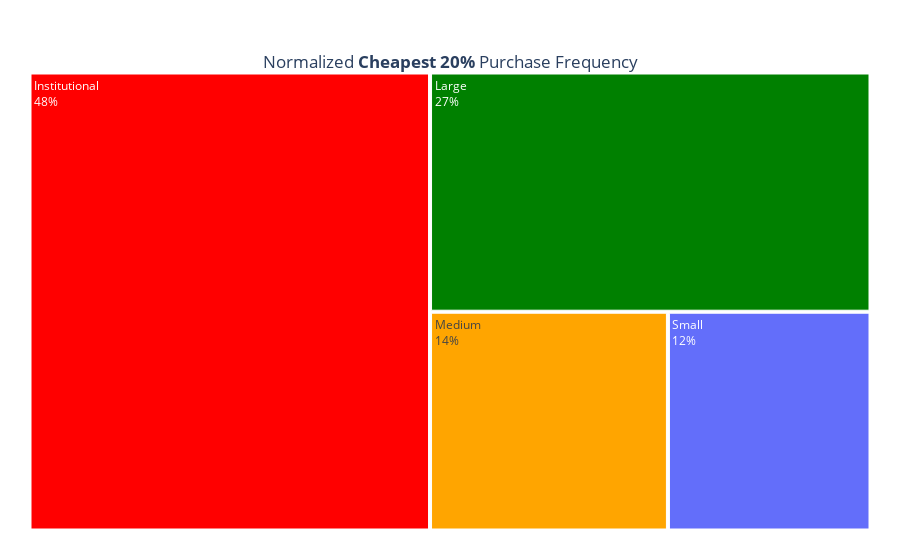
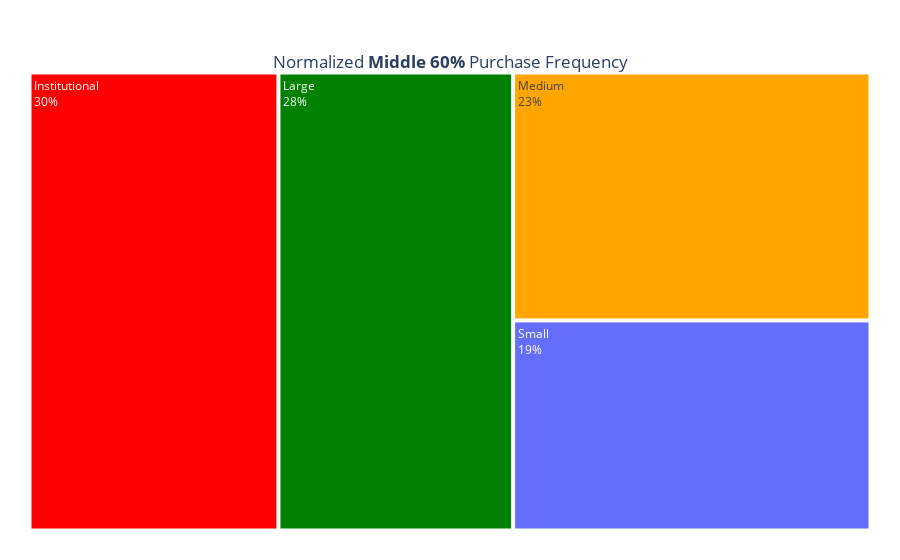
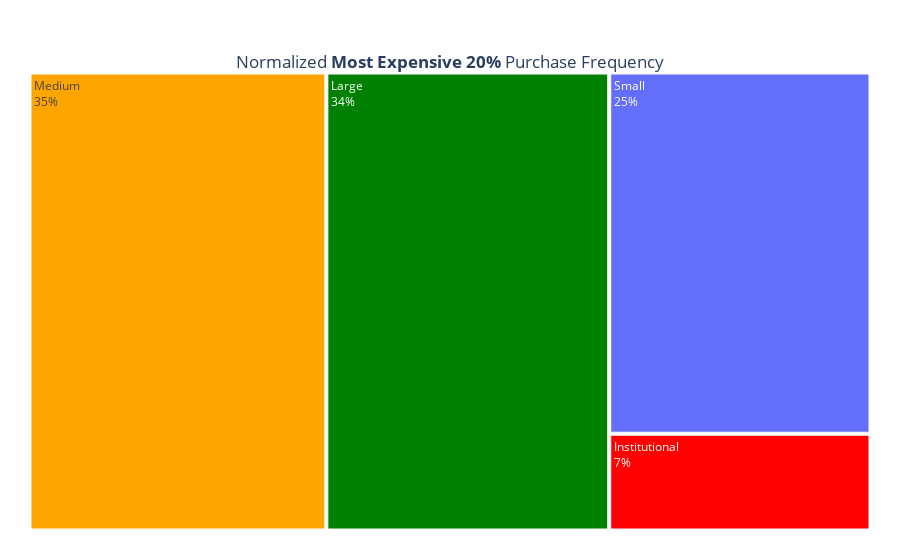

These figures' notebook cell, in order:
### Code cell
# INV CHOOSE - tree maps
import pandas as pd
import plotly.graph_objects as go

# Filter to include only relevant investor types
df = df[df['investor_type_purchase'].isin(['Small', 'Medium', 'Large', 'Institutional'])]

# Total investor activities across the dataset
total_activities = df['investor_type_purchase'].value_counts(normalize=True)

# Calculate price percentiles to segment data
percentiles = df['price'].quantile([0.2, 0.8])

# Define segments based on price percentiles
segments = {
    'Cheapest 20%': df[df['price'] <= percentiles[0.2]],
    'Middle 60%': df[(df['price'] > percentiles[0.2]) & (df['price'] <= percentiles[0.8])],
    'Most Expensive 20%': df[df['price'] > percentiles[0.8]]
}

# Calculate normalized activity per segment and adjust based on total activities
normalized_segments = {}
for name, segment in segments.items():
    segment_counts = segment['investor_type_sale'].value_counts()
    normalized = segment_counts / total_activities  # Normalize by global investor activity proportions
    normalized_segments[name] = normalized / normalized.sum()  # Further normalize by total per segment


# Assuming inv_color_mapping is already defined

def create_treemap(activity_data, title):
    labels = activity_data.index.tolist()
    values = activity_data.values
    colors = [inv_color_mapping[label] for label in labels if label in inv_color_mapping]
    
    fig = go.Figure(go.Treemap(
        labels=labels,
        parents=[""] * len(labels),
        values=values,
        marker_colors=colors,
        textinfo="label+percent root"
    ))

    fig.update_layout(
        margin=dict(t=50, l=25, r=25, b=25),
        title={
            'text': title,
            'y': 0.9,
            'x': 0.5,
            'xanchor': 'center',
            'yanchor': 'top'
        }
    )
    return fig


# Create and display the treemaps for each segment
figs = []
titles = ["Normalized <b>Cheapest 20%</b> Purchase Frequency", 
          "Normalized <b>Middle 60%</b> Purchase Frequency", 
          "Normalized <b>Most Expensive 20%</b> Purchase Frequency"
          ]
for title, data in zip(titles, normalized_segments.values()):
    figs.append(create_treemap(data, title))

for fig in figs:
    fig.show()

plot_json = json.dumps(figs[0], cls=plotly.utils.PlotlyJSONEncoder)
with open(f'investor-profiles/public/inv_post/cheapest_20.json', 'w') as file:
    file.write(plot_json)

plot_json = json.dumps(figs[1], cls=plotly.utils.PlotlyJSONEncoder)
with open(f'investor-profiles/public/inv_post/middle_60.json', 'w') as file:
    file.write(plot_json)

plot_json = json.dumps(figs[2], cls=plotly.utils.PlotlyJSONEncoder)
with open(f'investor-profiles/public/inv_post/expensive_20.json', 'w') as file:
    file.write(plot_json)

### Figure 1 — Plotly figure (JSON) as saved in the notebook; plotly's stock layout.template omitted (floating-point values rounded to 4 significant figures)
{"data": [{"labels": ["Institutional", "Large", "Medium", "Non-investor", "Small"], "marker": {"colors": ["red", "green", "orange", "blue"]}, "parents": ["", "", "", "", ""], "textinfo": "label+percent root", "type": "treemap", "values": [0.4763, 0.2735, 0.1351, null, 0.1151]}], "layout": {"margin": {"b": 25, "l": 25, "r": 25, "t": 50}, "title": {"text": "Normalized <b>Cheapest 20%</b> Purchase Frequency", "x": 0.5, "xanchor": "center", "y": 0.9, "yanchor": "top"}}}

### Figure 2 — Plotly figure (JSON) as saved in the notebook; plotly's stock layout.template omitted (floating-point values rounded to 4 significant figures)
{"data": [{"labels": ["Institutional", "Large", "Medium", "Non-investor", "Small"], "marker": {"colors": ["red", "green", "orange", "blue"]}, "parents": ["", "", "", "", ""], "textinfo": "label+percent root", "type": "treemap", "values": [0.296, 0.279, 0.23, null, 0.1949]}], "layout": {"margin": {"b": 25, "l": 25, "r": 25, "t": 50}, "title": {"text": "Normalized <b>Middle 60%</b> Purchase Frequency", "x": 0.5, "xanchor": "center", "y": 0.9, "yanchor": "top"}}}

### Figure 3 — Plotly figure (JSON) as saved in the notebook; plotly's stock layout.template omitted (floating-point values rounded to 4 significant figures)
{"data": [{"labels": ["Institutional", "Large", "Medium", "Non-investor", "Small"], "marker": {"colors": ["red", "green", "orange", "blue"]}, "parents": ["", "", "", "", ""], "textinfo": "label+percent root", "type": "treemap", "values": [0.06565, 0.3364, 0.353, null, 0.245]}], "layout": {"margin": {"b": 25, "l": 25, "r": 25, "t": 50}, "title": {"text": "Normalized <b>Most Expensive 20%</b> Purchase Frequency", "x": 0.5, "xanchor": "center", "y": 0.9, "yanchor": "top"}}}
